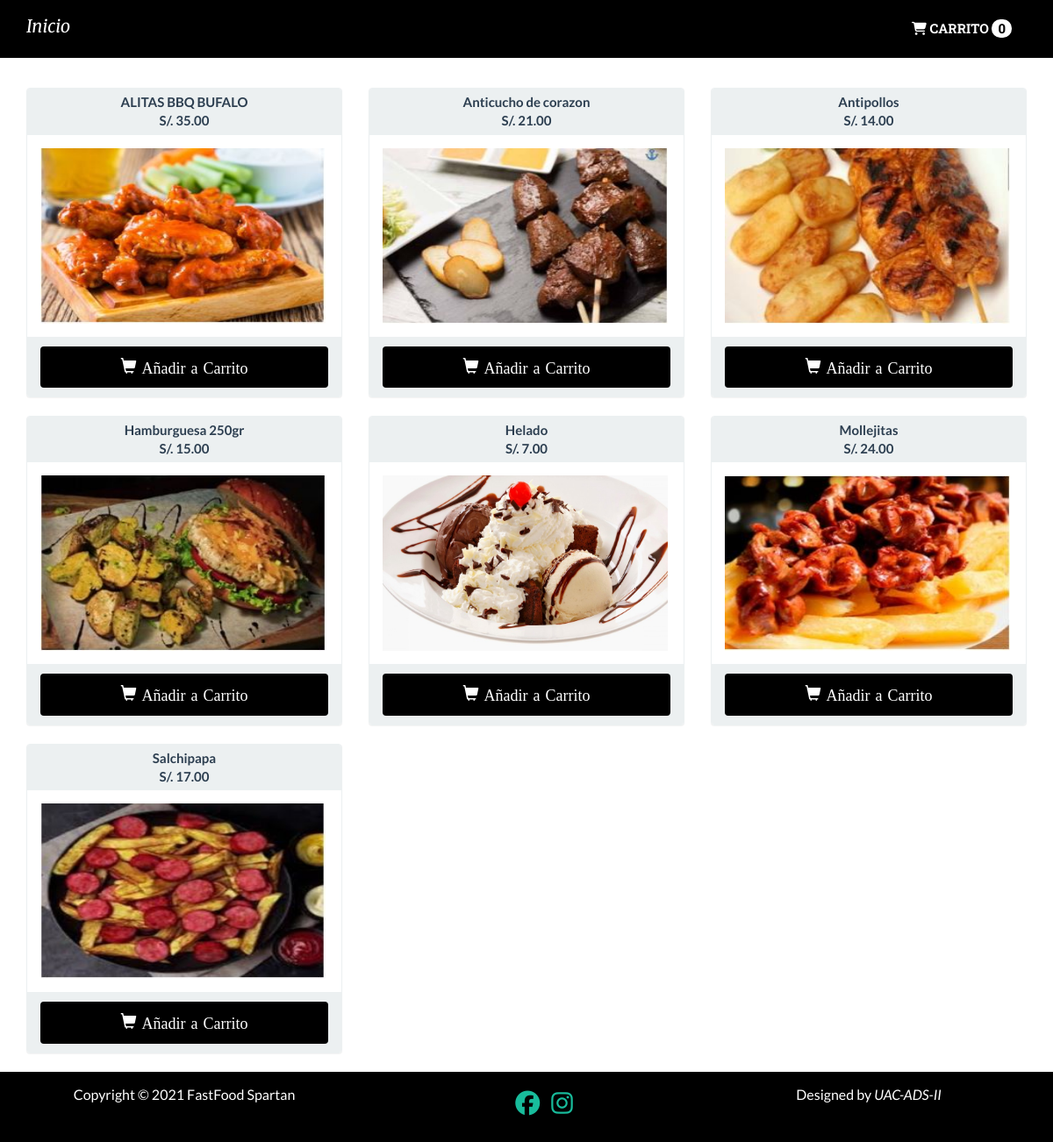
Screenshot of /back-end/indexCarta.php with the database file from the repository.
### tables this page shows
CREATE TABLE `plato` (
  `Id_Plato` int(11) NOT NULL,
  `NombrePlato` varchar(255) NOT NULL,
  `Precio` decimal(5,2) NOT NULL,
  `Descripcion` text NOT NULL,
  `Imagen` varchar(255) NOT NULL,
  `Id_Categoria` int(11) NOT NULL
);

### back-end/funciones.php (called while the page is built, shortened)
<?php
function cantidadPlatos(){
    $cantidad =0;
    return $cantidad;
    }
?>

### back-end/src/Plato.php (called while the page is built, shortened)
<?php
class Plato{
    private $cn = null;
    public function __construct(){
        $this->config = parse_ini_file(__DIR__ . '/../config.ini');
        $this->cn = new \PDO($this->config['dns'], $this->config['usuario'],$this->config['clave'],array(
            \PDO::MYSQL_ATTR_INIT_COMMAND => 'SET NAMES utf8'
        ));
    }
    public function mostrar(){
        $sql="SELECT plato.Id_Plato,NombrePlato,Precio,Descripcion,nombre,Imagen
        FROM plato
        INNER JOIN categoria
        on plato.Id_Categoria = categoria.Id_Categoria ORDER BY plato.NombrePlato ASC";
      $resultado = $this->cn->prepare($sql);
      if($resultado->execute())
          return $resultado->fetchAll();
      return false;
    }
}
?>

### back-end/indexCarta.php (the view, shortened to what this page needs)
<?php
require 'funciones.php';
?>
<!DOCTYPE html>
<html lang="en">
<head>
  <link rel="stylesheet" href="../cssb/footer.css">
  <link rel="stylesheet" href="assets/css/footer.css">
  <link rel="stylesheet" href="assets/css/bootstrap.min.css">
  <link rel="stylesheet" href="assets/css/estilos.css">
  <link rel="stylesheet" href="path/to/font-awesome/css/font-awesome.min.css">
</head>
<body>
  <nav class="navbar navbar-default navbar-fixed-top">
    <div class="container">
      <div id="navbar" class="navbar-collapse collapse">
        <a id="titulo-pagina" class="navbar-brand" href="../index.php">Inicio</a>
        <ul class="nav navbar-nav pull-right">
          <li>
            <a id="car" href="carrito.php" class="btn"><i class="fas fa-shopping-cart"></i> CARRITO <span id="icon" class="badge badge-success"> <?php print cantidadPlatos(); ?></span></a>
          </li>
        </ul>
      </div>
    </div>
  </nav>
  <div class="container" id="main">
    <div class="row">
      <?php
      $plato = new FastFood\Plato;
      $info_platos = $plato->mostrar();
      $cantidad = count($info_platos);
      if ($cantidad > 0) {
        for ($x = 0; $x < $cantidad; $x++) {
          $item = $info_platos[$x];
      ?>
          <div class="col-md-4">
            <div class="panel panel-default">
              <div class="panel-heading ">
                <h1 class="text-center nombre-plato"><?php print $item['NombrePlato'] ?>
                  <BR></BR>
                  S/. <?php print $item['Precio'] ?>
                </h1>
              </div>
              <div class="panel-body">
                <?php
                $foto = 'upload/' . $item['Imagen'];
                if (file_exists($foto)) {
                ?>
                  <a href="carrito.php?Id_Plato=<?php print $item['Id_Plato']; ?>">
                    <img style="width:325px; height:200px;" src="<?php print $foto; ?>" class="img-resposive" data-toggle="popover" data-trigger="hover" data-content="<?php echo $item['Descripcion']; ?>" href="">
                  </a>
                <?php } else { ?>
                  <img src="assets/imagenes/not-found.jpg" class="img-resposive">
                <?php } ?>
              </div>
              <div class="panel-footer">
                <a href="carrito.php?Id_Plato=<?php print $item['Id_Plato']; ?>" class="btn btn-success btn-block">
                  <span class="glyphicon glyphicon-shopping-cart"> Añadir a Carrito</span>
                </a>
              </div>
            </div>
          </div>
        <?php }
      } else { ?>
        <h4>No hay registros</h4>
      <?php } ?>
    </div>
  </div>
  <footer id="footer" class="text-center text-lg-start bg-light text-muted">
    <section class="d-flex justify-content-center justify-content-lg-between p-4 border-bottom">
      <div id="social" class="container">
        <div class="row">
          <div class="col-md-4">
            <p id="fast">Copyright &copy; 2021 FastFood Spartan</p>
          </div>
          <div class="col-md-4">
            <ul class="social-icons">
              <a id="s1" rel="nofollow" href="https://www.facebook.com/Spartan-Fast-Food-103642148450759" target="_parent"><i class="fa fa-facebook"></i></a>
              <a id="s2" href="https://www.instagram.com/spartan.22/"><i class="fa fa-instagram"></i></a>
            </ul>
          </div>
          <div class="col-md-4">
            <p id="fast">Designed by <em>UAC-ADS-II</em></p>
          </div>
        </div>
      </div>
  </footer>
</body>
</html>

### back-end/assets/css/footer.css (style rules this page uses)
* { box-sizing: border-box; }
body { margin: 0; padding: 0; display: flex; flex-wrap: wrap; min-height: 100vh; }
#footer { background-color: #000000; width: 100%; height: 8rem; text-align: center; padding: 1em; align-self: flex-end; }
#s1 { font-size: 28px; }
#s2 { font-size: 28px; margin-left: 10px; }
#fast { font-size: 16px; color: #fff; font-weight: 80px; }

### back-end/assets/css/estilos.css (style rules this page uses)
#main { margin-top: 100px; }
.nombre-plato { font-size: 15px; margin: 0; font-weight: bold; line-height: 0.7em; }
.glyphicon-shopping-cart { font-size: 1.2em; color: #fff; font-weight: 10px; word-spacing: -12px; }
.btn-block { background-color: rgb(0, 0, 0); border-color: rgb(0, 0, 0); }
#titulo-pagina { font-family: "Lora", serif; font-family: "Merriweather", serif; font-style: italic; font-size: 20px; color: white; }
#car { font-family: "Domine", serif; font-family: "Lora", serif; font-family: "Merriweather", serif; font-family: "Noto Serif", serif; font-family: "Roboto Slab", serif; font-weight: bold; }
#icon { align-items: center; color: black; font-weight: bold; font-size: 15px; }

### rows the page displays
plato: NombrePlato "ALITAS BBQ BUFALO", Precio "35.00", Imagen (picture)
plato: NombrePlato "Anticucho de corazon", Precio "21.00", Imagen (picture)
plato: NombrePlato "Antipollos", Precio "14.00", Imagen (picture)
plato: NombrePlato "Hamburguesa 250gr", Precio "15.00", Imagen (picture)
plato: NombrePlato "Helado", Precio "7.00", Imagen (picture)
plato: NombrePlato "Mollejitas", Precio "24.00", Imagen (picture)
plato: NombrePlato "Salchipapa", Precio "17.00", Imagen (picture)

### other values shown
cantidadPlatos() "0"
